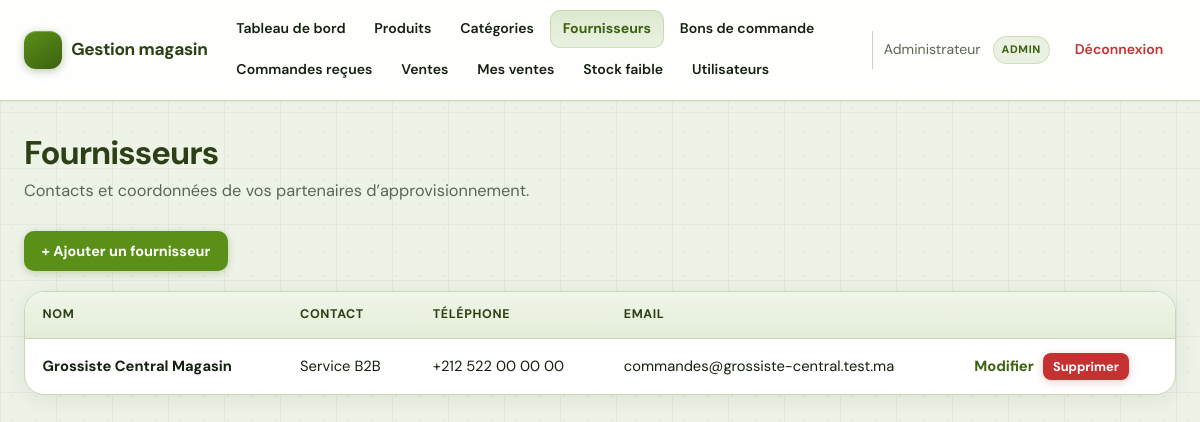
The app's page /index.php?action=suppliers (signed in) with its own data.
### tables this page shows
CREATE TABLE suppliers (
    id INT AUTO_INCREMENT PRIMARY KEY,
    name VARCHAR(100) NOT NULL,
    contact VARCHAR(100),
    phone VARCHAR(30),
    email VARCHAR(150),
    address TEXT
);

### app/Controllers/SupplierController.php (called while the page is built, shortened)
<?php
class SupplierController extends BaseController
{
    private $supplierModel;
    public function __construct()
    {
        $this->supplierModel = new Supplier();
    }
    public function index(): void
    {
        $suppliers = $this->supplierModel->getAll();
        $canManage = $this->isAdmin();
        require_once APP_PATH . '/views/suppliers/index.php';
    }
}

### public/index.php (called while the page is built, shortened)
<?php
$action = isset($_GET['action']) ? (string) $_GET['action'] : 'login';
$route = $routes[$action];
$method = $route[1];
$controller = new $class();
$controller->{$method}();

### app/Models/Supplier.php (called while the page is built, shortened)
<?php
class Supplier
{
    private $conn;
    private $table = "suppliers";
    public function __construct()
    {
        $database = new Database();
        $this->conn = $database->connect();
    }
    public function getAll()
    {
        $sql = "SELECT * FROM {$this->table} ORDER BY id DESC";
        $stmt = $this->conn->prepare($sql);
        $stmt->execute();
        return $stmt->fetchAll();
    }
}

### config/database.php (called while the page is built)
<?php
class Database
{
    private $host = "localhost";
    private $dbname = "shop_db";
    private $username = "root";
    private $password = "";
    private $conn;
    public function connect()
    {
        if ($this->conn === null) {
            try {
                $this->conn = new PDO(
                    "mysql:host={$this->host};dbname={$this->dbname};charset=utf8mb4",
                    $this->username,
                    $this->password
                );
                $this->conn->setAttribute(PDO::ATTR_ERRMODE, PDO::ERRMODE_EXCEPTION);
                $this->conn->setAttribute(PDO::ATTR_DEFAULT_FETCH_MODE, PDO::FETCH_ASSOC);
            } catch (PDOException $e) {
                die("Erreur de connexion : " . $e->getMessage());
            }
        }
        return $this->conn;
    }
}

### app/views/suppliers/index.php (the view, shortened to what this page needs)
<?php
require __DIR__ . '/../partials/header.php';
?>
<header class="page-header">
    <h1 class="page-header__title">Fournisseurs</h1>
    <p class="page-header__desc">Contacts et coordonnées de vos partenaires d’approvisionnement.</p>
</header>
<?php if (!empty($canManage)): ?>
    <div class="page-toolbar">
        <a class="btn" href="index.php?action=supplier_create">+ Ajouter un fournisseur</a>
    </div>
<?php endif; ?>
<div class="panel panel--flush">
    <?php if (!empty($suppliers)): ?>
        <div class="table-wrap">
            <table class="data-table">
                <thead>
                    <tr>
                        <th>Nom</th>
                        <th>Contact</th>
                        <th>Téléphone</th>
                        <th>Email</th>
                        <th></th>
                    </tr>
                </thead>
                <tbody>
                <?php foreach ($suppliers as $s): ?>
                    <tr>
                        <td><strong><?= htmlspecialchars($s['name']) ?></strong></td>
                        <td><?= htmlspecialchars($s['contact'] ?? '—') ?></td>
                        <td class="text-mono"><?= htmlspecialchars($s['phone'] ?? '—') ?></td>
                        <td><?= htmlspecialchars($s['email'] ?? '—') ?></td>
                        <td class="table-actions">
                            <?php if (!empty($canManage)): ?>
                                <a class="link-action" href="index.php?action=supplier_edit&id=<?= (int) $s['id'] ?>">Modifier</a>
                                <form method="post" action="index.php?action=supplier_delete" class="form-inline-delete" onsubmit="return confirm('Supprimer ce fournisseur ?');">
                                    <button type="submit" class="btn btn-danger btn-compact">Supprimer</button>
                                </form>
                            <?php else: ?>
                                <span class="text-muted">—</span>
                            <?php endif; ?>
                        </td>
                    </tr>
                <?php endforeach; ?>
                </tbody>
            </table>
        </div>
    <?php endif; ?>
</div>
<?php require __DIR__ . '/../partials/footer.php'; ?>

### public/assets/css/app.css (style rules this page uses)
:root { --bg: #eef3e7; --card: #ffffff; --text: #142010; --muted: #5c6654; --border: #c8d6b8; --input-bg: #fafcf8; --accent: #5a8f18; --accent-hover: #6ba61c; --accent-deep: #3d6210; --accent-soft: rgba(90, 143, 24, 0.12); --complement: #2d3f14; --danger: #c53030; --danger-soft: rgba(197, 48, 48, 0.1); --motif-black: rgba(0, 0, 0, 0.045); --radius: 12px; --radius-lg: 20px; --shadow-sm: 0 1px 2px rgba(20, 32, 16, 0.06); --shadow-md: 0 4px 24px rgba(20, 32, 16, 0.08); --shadow-lg: 0 12px 40px rgba(20, 32, 16, 0.1); --font: 'DM Sans', system-ui, -apple-system, sans-serif; --surface-elevated: #ffffff; --ring-focus: 0 0 0 3px rgba(90, 143, 24, 0.35); }
* { box-sizing: border-box; }
html { scroll-behavior: smooth; }
body { font-family: var(--font); margin: 0; color: var(--text); line-height: 1.55; font-size: 1rem; background-color: var(--bg); background-image: radial-gradient(var(--motif-black) 1.2px, transparent 1.2px), linear-gradient(var(--motif-black) 1px, transparent 1px), linear-gradient(90deg, var(--motif-black) 1px, transparent 1px); background-size: 24px 24px, 100% 56px, 56px 100%; -webkit-font-smoothing: antialiased; }
a { color: var(--accent-deep); text-decoration: none; font-weight: 550; }
.page-header { margin-bottom: 1.75rem; }
.page-header__title { font-size: clamp(1.65rem, 3vw, 2.05rem); font-weight: 700; letter-spacing: -0.03em; color: var(--complement); margin: 0 0 0.35rem; line-height: 1.2; }
.page-header__desc { margin: 0; color: var(--muted); font-size: 1.02rem; max-width: 42rem; }
.page-toolbar { display: flex; flex-wrap: wrap; gap: 0.75rem 1rem; align-items: center; margin-bottom: 1.25rem; }
.panel { background: var(--surface-elevated); border-radius: var(--radius-lg); border: 1px solid var(--border); box-shadow: var(--shadow-md); overflow: hidden; margin-bottom: 1.5rem; }
.panel--flush { padding: 0; }
.table-wrap { overflow-x: auto; -webkit-overflow-scrolling: touch; }
.data-table { width: 100%; border-collapse: collapse; font-size: 0.92rem; }
.data-table th, .data-table td { padding: 0.85rem 1.1rem; text-align: left; border-bottom: 1px solid rgba(200, 214, 184, 0.85); vertical-align: middle; }
.data-table thead th { background: linear-gradient(180deg, #f0f6e8 0%, #e4ecd9 100%); color: var(--complement); font-weight: 700; font-size: 0.78rem; text-transform: uppercase; letter-spacing: 0.05em; }
.data-table tbody tr { transition: background 0.12s; }
.data-table tbody tr:last-child td { border-bottom: none; }
.link-action { font-weight: 650; color: var(--accent-deep) !important; text-decoration: none !important; }
.btn { display: inline-flex; align-items: center; justify-content: center; gap: 0.35rem; padding: 0.55rem 1.1rem; border-radius: 10px; background: var(--accent); color: #ffffff !important; border: none; cursor: pointer; font-size: 0.9rem; font-family: inherit; font-weight: 650; text-decoration: none !important; box-shadow: 0 2px 8px rgba(61, 98, 16, 0.25); transition: filter 0.15s, transform 0.12s; }
.btn-danger { background: var(--danger); box-shadow: 0 2px 8px rgba(197, 48, 48, 0.25); }
.btn-compact { padding: 0.32rem 0.65rem; font-size: 0.8rem; border-radius: 8px; }
.table-actions { display: flex; flex-wrap: wrap; gap: 0.55rem; align-items: center; }
.form-inline-delete { display: inline-flex; margin: 0; align-items: center; }
.text-mono { font-variant-numeric: tabular-nums; }

### records on screen
suppliers: name "Grossiste Central Magasin", contact "Service B2B", phone "+212 522 00 00 00", email "commandes@grossiste-central.test.ma"

### other values on screen
$user['name'] "Administrateur"
$user['role'] "ADMIN"
